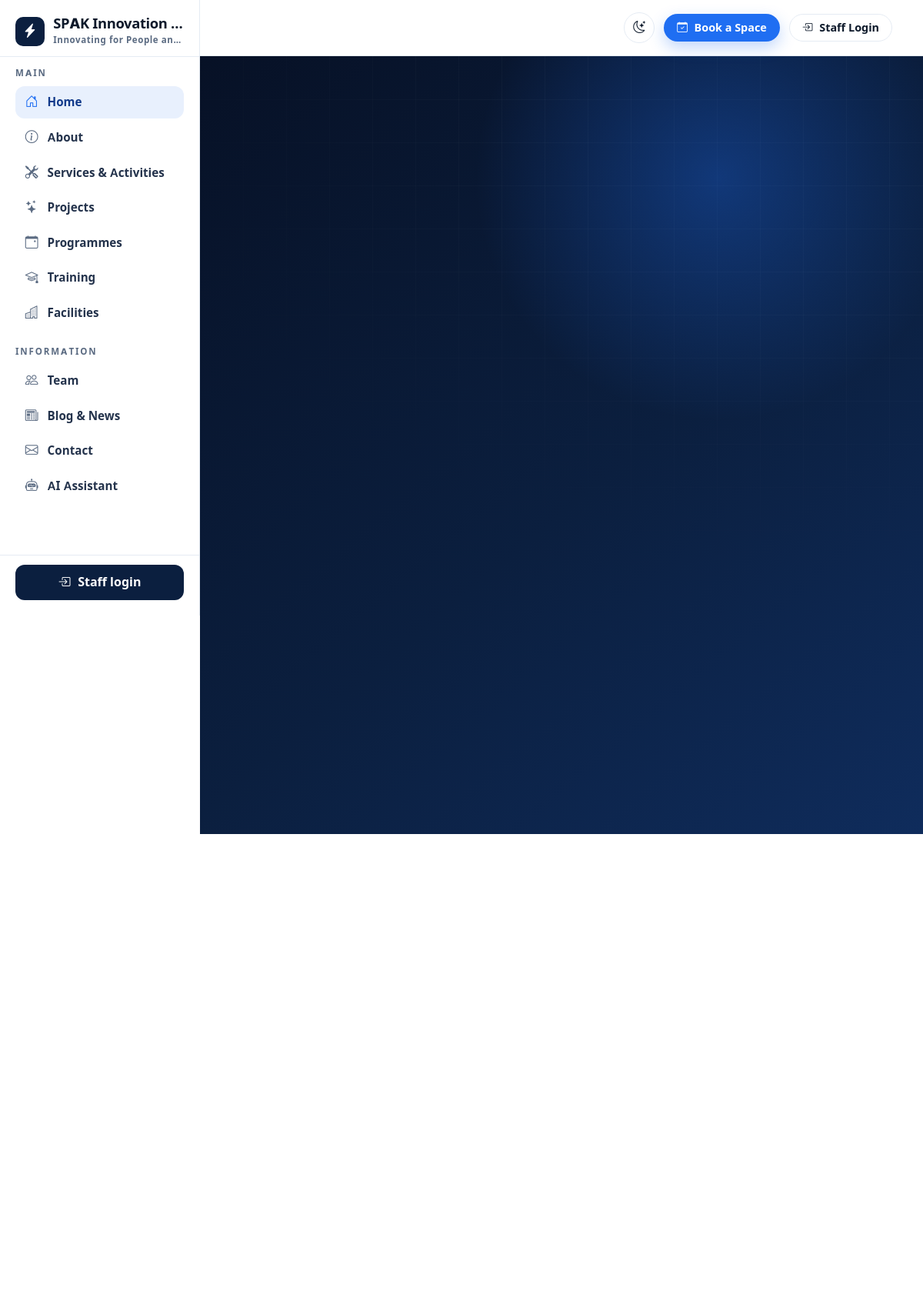
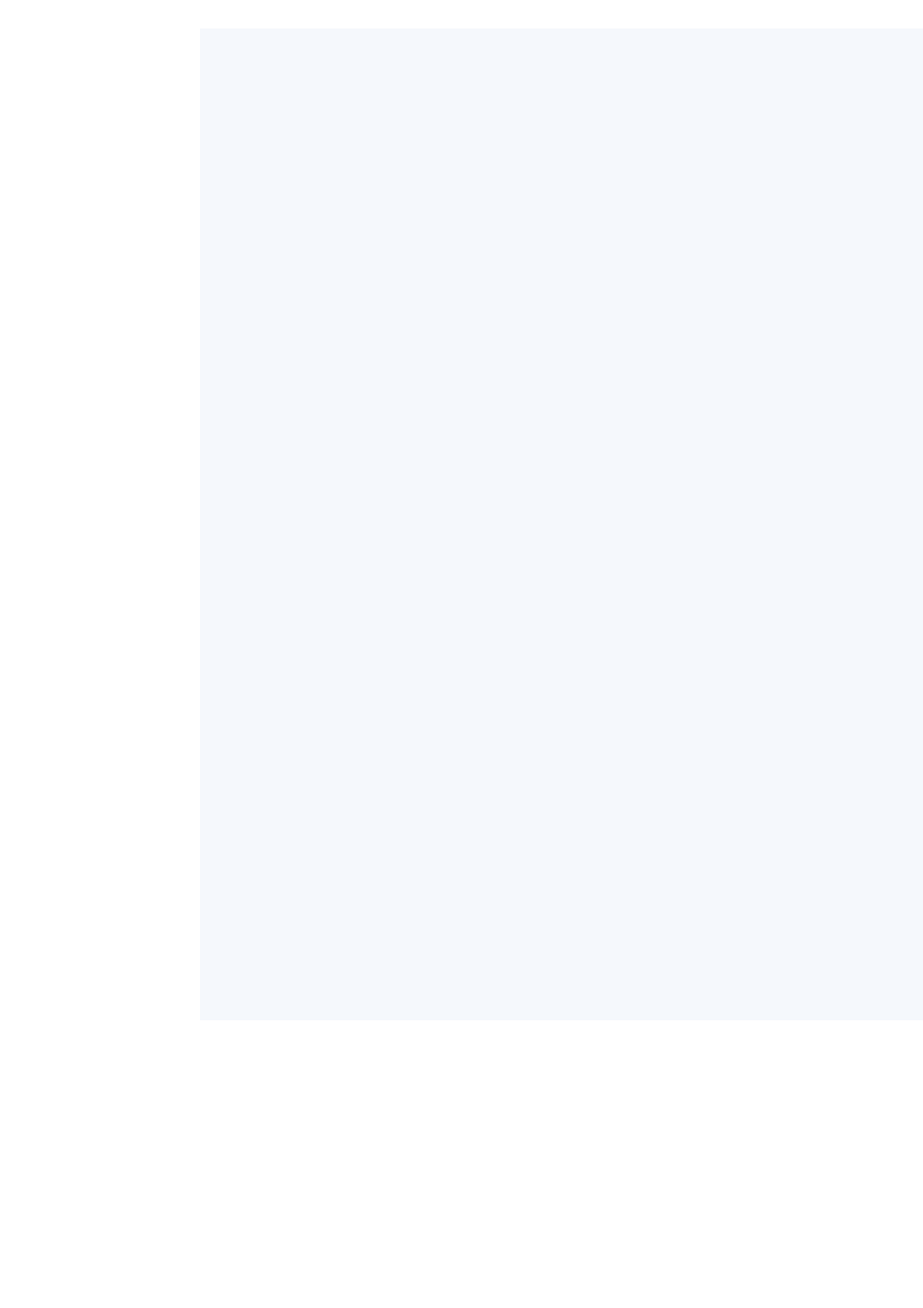
The page / (upper part) on the database its author committed (2 pictures, top to bottom).
### core/models.py (models this page shows, shortened)
class WebsiteSettings(models.Model):
    site_name = models.CharField(max_length=120, default="SPAK Innovation Hub")
    tagline = models.CharField(max_length=200, blank=True)
    logo = models.ImageField(upload_to="branding/", blank=True)
    logo_alt = models.CharField(max_length=120, blank=True)
    favicon = models.ImageField(upload_to="branding/", blank=True)
    default_social_image = models.ImageField(upload_to="branding/", blank=True)
    seo_title = models.CharField(max_length=200, blank=True)
    seo_description = models.TextField(blank=True)
    footer_text = models.CharField(max_length=300, blank=True)
    copyright = models.CharField(max_length=160, blank=True)
    programme_approval_required = models.BooleanField(default=False)
    content_staff_enabled = models.BooleanField(default=False)
    ai_enabled = models.BooleanField(default=True)
    updated_at = models.DateTimeField(auto_now=True)
    class Meta:
        verbose_name = "Website settings"
    @classmethod
    def get(cls):
        obj, _ = cls.objects.get_or_create(pk=1)
        return obj

### public/views.py (the view)
# urls.py: path("", views.dashboard, name="prog-dash-home"),
def home(request):
    today = timezone.localdate()
    published_posts = Post.objects.filter(status="published", published_at__lte=timezone.now())
    sections = {s.key: s for s in HomepageSection.objects.filter(is_active=True)}
    active_staff = StaffMember.objects.filter(is_active=True).order_by("display_order", "full_name")
    ctx = {
        "sections": sections,
        "services": Service.objects.filter(is_published=True, is_featured=True)[:6],
        "featured_facilities": Facility.objects.filter(status="published", is_featured=True)[:4],
        "facilities_count": Facility.objects.filter(status="published").count(),
        "programmes_count": Programme.objects.filter(status="published", start_date__gte=today).count(),
        "posts_count": published_posts.count(),
        "people_count": Person.objects.count(),
        "staff_count": active_staff.count(),
        "team_preview": active_staff[:8],
        "upcoming_programmes": Programme.objects.filter(status="published", start_date__gte=today).order_by("start_date")[:4],
        "featured_posts": published_posts.order_by("-published_at")[:3],
    }
    return render(request, "public/home.html", ctx)

### core/context_processors.py (called while the page is built)
def site_globals(request):
    ws = WebsiteSettings.get()
    cs = ContactSettings.get()
    unread_notifications = 0
    if request.user.is_authenticated:
        unread_notifications = request.user.notifications.filter(is_read=False).count()
    nav_facilities = []
    from facilities.models import Facility
    nav_facilities = list(
        Facility.objects.filter(status="published").order_by("sort_order", "name")[:6]
    )
    nav_programme_categories = []
    from programmes.models import ProgrammeCategory
    nav_programme_categories = list(ProgrammeCategory.objects.filter(is_active=True))
    return {
        "site_settings": ws,
        "contact_settings": cs,
        "unread_notifications": unread_notifications,
        "nav_facilities": nav_facilities,
        "nav_programme_categories": nav_programme_categories,
        "now": timezone.now(),
    }

### core/models.py (called while the page is built)
    @classmethod
    def get(cls):
        obj, _ = cls.objects.get_or_create(pk=1)
        return obj

    @property
    def socials(self):
        return [
            (k, getattr(self, k))
            for k in ("facebook", "twitter_x", "instagram", "linkedin", "youtube")
            if getattr(self, k)
        ]

### facilities/models.py (called while the page is built)
    @property
    def current_prices(self):
        return self.prices.filter(is_active=True)

### templates/public/home.html (shortened to what this page needs)
{% extends "base.html" %}
{% block content %}
{% with hero=sections.hero about=sections.about fac_sec=sections.facilities prog_sec=sections.programmes team_sec=sections.team news_sec=sections.news cta=sections.cta %}
<header class="hero">
  <div class="hero__grid"></div>
  <div class="hero__inner spak-container">
    <div class="split">
    </div>
  </div>
</header>
<section class="section">
  <div class="spak-container">
    <div class="split">
    </div>
  </div>
</section>
{% if services %}
<section class="section section--tint">
  <div class="spak-container">
    <div class="section-head section-head--split">
    </div>
    <ul class="index-list">
    </ul>
  </div>
</section>
{% endif %}
<section class="section">
  <div class="spak-container">
    <div class="section-head section-head--split">
    </div>
    <div class="project-grid">
    </div>
  </div>
</section>
{% endwith %}
{% endblock %}

### templates/base.html (shortened to what this page needs)
{% load static %}<!DOCTYPE html>
<html lang="en">
<head>
  <link rel="stylesheet" href="{% static 'vendor/bootstrap.min.css' %}">
  <link rel="stylesheet" href="{% static 'vendor/bootstrap-icons.min.css' %}">
  <link rel="stylesheet" href="{% static 'css/spak.css' %}">
</head>
<body class="{% block body_class %}{% endblock %}">
  <div class="spak-app" id="spak-app" data-mode="persistent">
    <div class="spak-app__content" id="pageContent">
      <header class="site-header">
        <div class="site-header__inner spak-container">
          <div class="header-actions">
            <button class="theme-toggle" id="themeToggle" type="button" aria-label="Toggle dark or light mode" title="Dark / light mode"><i class="bi bi-moon-stars icon-moon" aria-hidden="true"></i></button>
            <a href="/facilities/" class="btn btn-spak btn-sm nav-cta"><i class="bi bi-calendar-check"></i> Book a Space</a>
            {% if user.is_authenticated %}
            <div class="user-menu">
              <details>
              <summary><i class="bi bi-person-circle"></i> {{ user.username }}</summary>
              <div class="user-menu__panel">
                <div class="role-line">{{ user.role_label }}</div>
                {% if user.is_super_admin %}<a href="/admin/"><i class="bi bi-speedometer2"></i> Admin Dashboard</a>{% endif %}
                {% if user.is_programme_lead %}<a href="/programmes-dashboard/"><i class="bi bi-people"></i> Programmes Dashboard</a>{% endif %}
                {% if user.is_content_staff %}<a href="/content-dashboard/"><i class="bi bi-pencil-square"></i> Content Dashboard</a>{% endif %}
                <a href="/my-account/"><i class="bi bi-person-gear"></i> My account</a>
                <form method="post" action="/logout/">{% csrf_token %}<button type="submit"><i class="bi bi-box-arrow-right"></i> Log out</button></form>
              </div>
              </details>
            </div>
            {% else %}
            <a href="/login/" class="btn btn-ghost btn-sm d-none d-lg-inline-flex"><i class="bi bi-box-arrow-in-right"></i> Staff Login</a>
            {% endif %}
          </div>
        </div>
      </header>
  <main id="content">
    {% block content %}{% endblock %}
  </main>
    </div>
    <aside class="spak-sidebar" id="spakSidebar" aria-labelledby="spakSidebarHeading">
      <div class="spak-sidebar__head">
        <a class="brand spak-sidebar__brand" href="/" aria-label="{{ site_settings.site_name }} — home">
          <span class="brand__mark">
            {% if site_settings.logo %}<img class="brand__img" src="{{ site_settings.logo.url }}" alt="{{ site_settings.logo_alt|default:site_settings.site_name }}">{% else %}<i class="bi bi-lightning-charge-fill"></i>{% endif %}
          </span>
          <span class="spak-sidebar__titles">
            <span class="brand__word" id="spakSidebarHeading">{{ site_settings.site_name }}</span>
            {% if site_settings.tagline %}<span class="spak-sidebar__tag">{{ site_settings.tagline }}</span>{% endif %}
          </span>
        </a>
      </div>
      <nav class="spak-sidebar__nav" id="spakSidebarNav" aria-label="Main navigation">
        <p class="spak-sidebar__label">Main</p>
        <ul class="spak-sidebar__list">
          <li>
            <a class="spak-nav-link {% if request.path == '/' %}is-active{% endif %}" {% if request.path == '/' %}aria-current="page"{% endif %} href="/">
              <i class="bi bi-house-door" aria-hidden="true"></i><span>Home</span>
            </a>
          </li>
          <li>
            <a class="spak-nav-link {% if request.path|slice:':7' == '/about/' %}is-active{% endif %}" {% if request.path|slice:':7' == '/about/' %}aria-current="page"{% endif %} href="/about/">
              <i class="bi bi-info-circle" aria-hidden="true"></i><span>About</span>
            </a>
          </li>
          <li>
            <a class="spak-nav-link {% if request.path|slice:':10' == '/services/' %}is-active{% endif %}" {% if request.path|slice:':10' == '/services/' %}aria-current="page"{% endif %} href="/services/">
              <i class="bi bi-tools" aria-hidden="true"></i><span>Services &amp; Activities</span>
            </a>
          </li>
          <li>
            <a class="spak-nav-link {% if request.path|slice:':10' == '/projects/' %}is-active{% endif %}" {% if request.path|slice:':10' == '/projects/' %}aria-current="page"{% endif %} href="/projects/">
              <i class="bi bi-stars" aria-hidden="true"></i><span>Projects</span>
            </a>
          </li>
          <li>
            <a class="spak-nav-link "  href="/programmes/">
              <i class="bi bi-calendar-event" aria-hidden="true"></i><span>Programmes</span>
            </a>
          </li>
          <li>
            <a class="spak-nav-link {% if request.path|slice:':21' == '/programmes/training/' %}is-active{% endif %}" {% if request.path|slice:':21' == '/programmes/training/' %}aria-current="page"{% endif %} href="/programmes/training/">
              <i class="bi bi-mortarboard" aria-hidden="true"></i><span>Training</span>
            </a>
          </li>
          <li>
            <a class="spak-nav-link "  href="/facilities/">
              <i class="bi bi-buildings" aria-hidden="true"></i><span>Facilities</span>
            </a>
          </li>
        </ul>
        <p class="spak-sidebar__label">Information</p>
        <ul class="spak-sidebar__list">
          <li>
            <a class="spak-nav-link {% if request.path|slice:':6' == '/team/' %}is-active{% endif %}" {% if request.path|slice:':6' == '/team/' %}aria-current="page"{% endif %} href="/team/">
              <i class="bi bi-people" aria-hidden="true"></i><span>Team</span>
            </a>
          </li>
          <li>
            <a class="spak-nav-link {% if request.path|slice:':6' == '/blog/' %}is-active{% endif %}" {% if request.path|slice:':6' == '/blog/' %}aria-current="page"{% endif %} href="/blog/">
              <i class="bi bi-newspaper" aria-hidden="true"></i><span>Blog &amp; News</span>
            </a>
          </li>
          <li>
            <a class="spak-nav-link {% if request.path|slice:':9' == '/contact/' %}is-active{% endif %}" {% if request.path|slice:':9' == '/contact/' %}aria-current="page"{% endif %} href="/contact/">
              <i class="bi bi-envelope" aria-hidden="true"></i><span>Contact</span>
            </a>
          </li>
          <li>
            <a class="spak-nav-link {% if request.path|slice:':9' == '/ai-chat/' %}is-active{% endif %}" {% if request.path|slice:':9' == '/ai-chat/' %}aria-current="page"{% endif %} href="/ai-chat/">
              <i class="bi bi-robot" aria-hidden="true"></i><span>AI Assistant</span>
            </a>
          </li>
        </ul>
      </nav>
      <div class="spak-sidebar__foot">
        {% if user.is_authenticated %}
        <div class="spak-sidebar__user">
          <span class="spak-sidebar__avatar" aria-hidden="true">{{ user.username|first|upper }}</span>
          <span class="spak-sidebar__user-meta">
            <strong>{{ user.username }}</strong>
            <small>{{ user.role_label }}</small>
          </span>
        </div>
        <ul class="spak-sidebar__account">
          {% if user.is_super_admin %}<li><a href="/admin/"><i class="bi bi-speedometer2" aria-hidden="true"></i> Admin Dashboard</a></li>{% endif %}
          {% if user.is_programme_lead %}<li><a href="/programmes-dashboard/"><i class="bi bi-people" aria-hidden="true"></i> Programmes Dashboard</a></li>{% endif %}
          {% if user.is_content_staff %}<li><a href="/content-dashboard/"><i class="bi bi-pencil-square" aria-hidden="true"></i> Content Dashboard</a></li>{% endif %}
          <li><a href="/my-account/"><i class="bi bi-person-gear" aria-hidden="true"></i> My account</a></li>
        </ul>
        <form method="post" action="/logout/">{% csrf_token %}
          <button class="spak-sidebar__logout" type="submit"><i class="bi bi-box-arrow-right" aria-hidden="true"></i> Log out</button>
        </form>
        {% else %}
        <a class="spak-sidebar__login" href="/login/"><i class="bi bi-box-arrow-in-right" aria-hidden="true"></i> Staff login</a>
        {% endif %}
      </div>
    </aside>
  </div>
</body>
</html>

### rows shown on the page
WebsiteSettings: site_name "SPAK Innovation…", tagline "Innovating for People an…"
